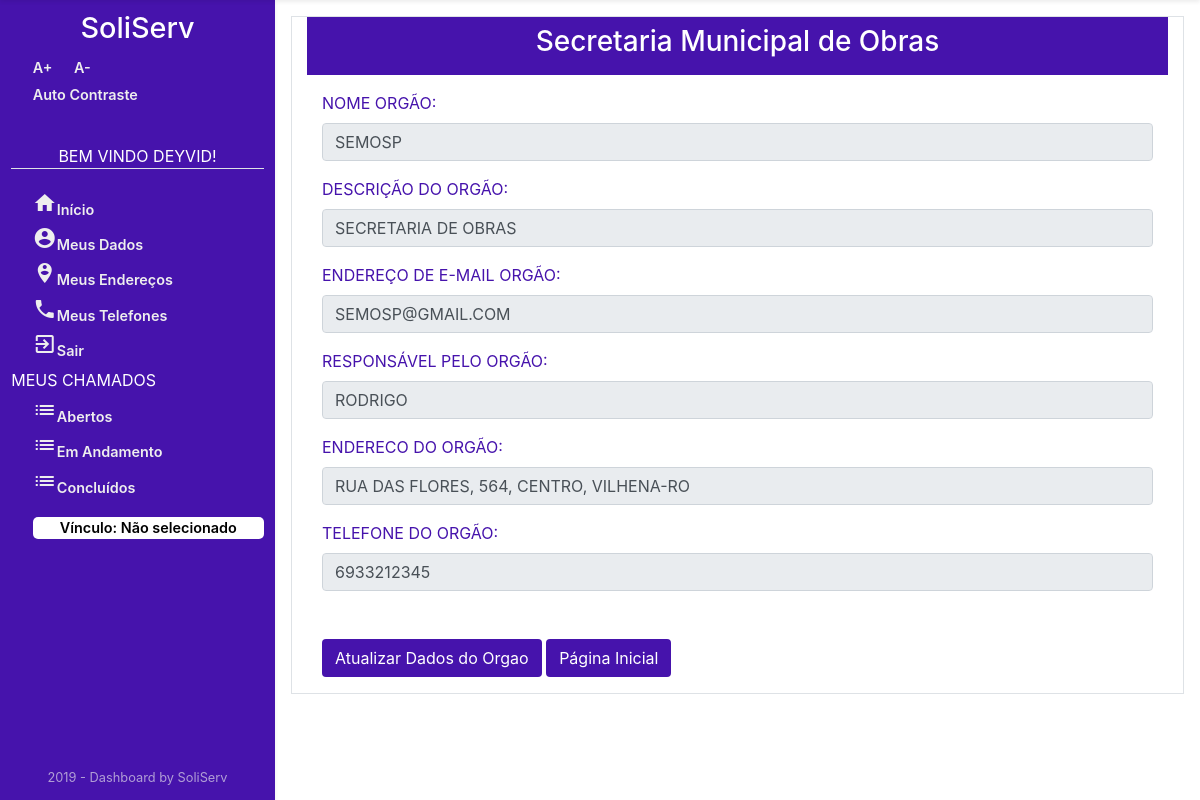
/Orgao/OrgaoDados/ (signed in), run on an earlier commit of the app's database.
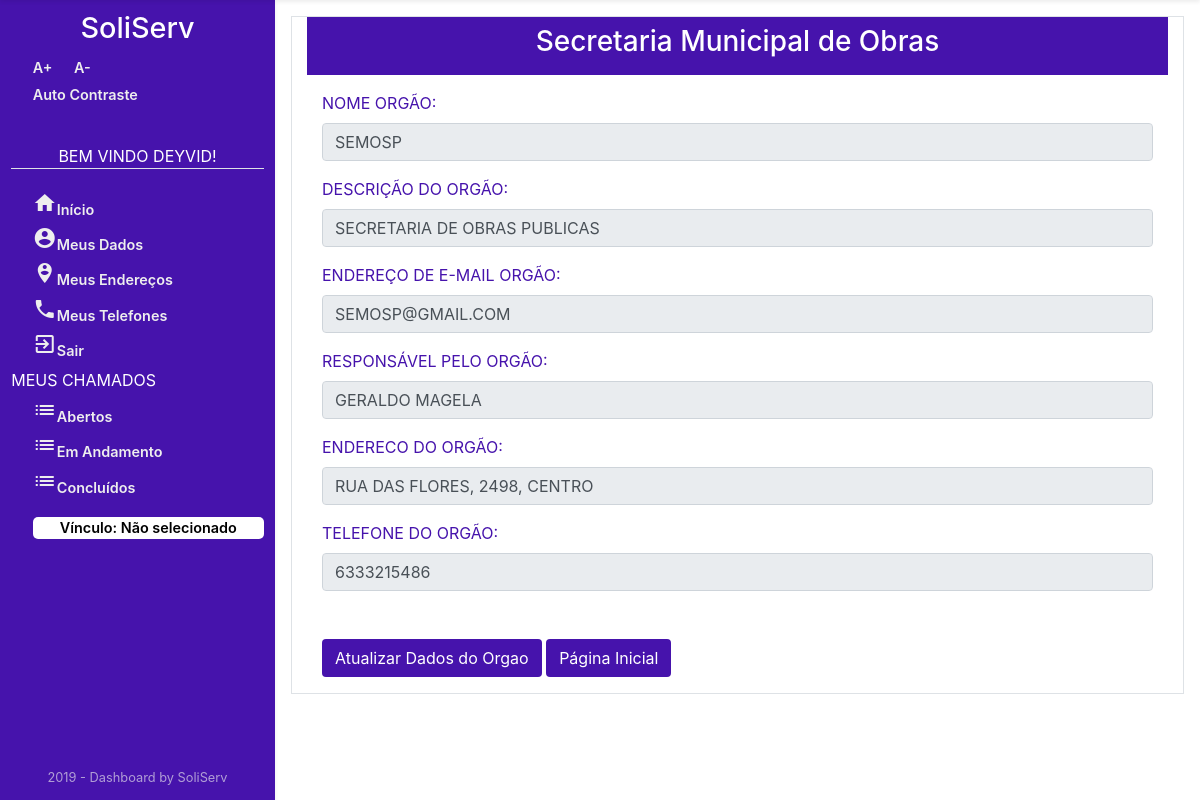
And on a later commit of the database.
### Orgao/models.py (models this page shows, shortened)
class Orgao(models.Model):
    nomeOrgao = models.CharField('NOME ORGÃO', max_length=45)
    descricao = models.CharField('DESCRIÇÃO', max_length=100)
    emailOrgao = models.CharField('EMAIL ORGÃO', max_length=45)
    nomeResponsavelOrgao = models.CharField(
        'RESPONSÁVEL PELO ÓRGÃO', max_length=45)
    enderecoOrgao = models.CharField('ENDERECO ORGÃO', max_length=45, default="")
    telefoneOrgao = models.IntegerField('TELEFONE ORGÃO')
    class Meta:
        verbose_name = "Orgao"
        verbose_name_plural = "Orgao"

### Orgao/views.py (the view)
# urls.py: path('OrgaoDados/', views.orgaoList, name='dados_orgao'),
def orgaoList(request):
    orgao_list = Orgao.objects.all()
    context = {'orgao_list': orgao_list}
    if not request.user.is_authenticated:
        return render(request, 'Usuario/acessoNegado.html')
    else:
        return render(request, 'Orgao/dadosOrgao.html', context)

### Orgao/templates/Orgao/dadosOrgao.html (shortened to what this page needs)
{% extends "sistemaDeGestaoDeServicosPublicos/index1.html" %}
{% block centro %}
<main id="Orgao" class="container border">
    <div id="tituloOrgao" class="container pb-2 pt-2">
        <h3>Secretaria Municipal de Obras</h3>
    </div>
    <div class="container">
    {% block centroOrgao %}
    {% if orgao_list %}
    {% for dados in orgao_list %}
    <form>
        <div class=""
            style="color: #4613ac; display: flex; flex-direction: column; justify-content: space-around; ">
            <div class="mt-3">
                <label style="text-transform: uppercase;" for="Nome">Nome Orgão: </label>
                <input style="text-transform: uppercase;" type="text" class="form-control" disabled id="nome"
                    value="{{dados.nomeOrgao}}">
            </div>
            <div class="mt-3" style="text-transform: uppercase;">
                <label for="SobreNome">Descrição do Orgão:</label>
                <input style="text-transform: uppercase;" type="text" class="form-control" disabled id="SobreNome"
                    value="{{dados.descricao}}">
            </div>
            <div class="mt-3">
                <label style="text-transform: uppercase;" for="email">Endereço de E-mail Orgão: </label>
                <input style="text-transform: uppercase;" type="text" class="form-control" disabled id="email"
                    value="{{dados.emailOrgao}}">
            </div>
            <div class="mt-3">
                <label style="text-transform: uppercase;" for="email">Responsável pelo Orgão: </label>
                <input style="text-transform: uppercase;" type="text" class="form-control" disabled id="email"
                    value="{{dados.nomeResponsavelOrgao}}">
            </div>
            <div class="mt-3">
                <label style="text-transform: uppercase;" for="email">Endereco do Orgão: </label>
                <input style="text-transform: uppercase;" type="text" class="form-control" disabled id="email"
                    value="{{dados.enderecoOrgao}}">
            </div>
            <div class="mt-3 mb-5">
                <label style="text-transform: uppercase;" for="email">Telefone do Orgão: </label>
                <input style="text-transform: uppercase;" type="text" class="form-control" disabled id="email"
                    value="{{dados.telefoneOrgao}}">
            </div>
        </div>
        <a class="btn  mb-3" href="{% url 'Orgao:orgao_atualizar' dados.id %}" title="Visualizar os dados do órgão" style="background: #4613ac; color: white;">Atualizar Dados do Orgao</a>
        <a class="btn  mb-3" href="{% url 'Orgao:orgao_index'%}"style="background: #4613ac; color: white;" title="Voltar a HomePage">Página Inicial</a>
    </form>
    {% endfor %}
    {% endif %}
    {% endblock %}
    </div>
</main>
{% endblock %}

### templates/sistemaDeGestaoDeServicosPublicos/index1.html (shortened to what this page needs)
<!DOCTYPE html>
<html lang="pt-br">
{% load staticfiles %}
<head>
    <link rel="stylesheet" href="https://stackpath.bootstrapcdn.com/bootstrap/4.3.1/css/bootstrap.min.css"
>
    <link href="https://unpkg.com/material-components-web@latest/dist/material-components-web.min.css" rel="stylesheet">
    <link rel="stylesheet" href="{% static 'css/dashboard-itens.css' %}">
    <link rel="stylesheet" href="{% static 'css/style.css' %}">
    <link rel="stylesheet" href="{% static 'css/zocial.css' %}">
</head>
<body class="acessibilidade" onresize="verificaSide()">
    <main class="main">
        <div class="sidebar shadow-sm" id="sidebar">
            <h1>SoliServ</h1>
            <div class="AcessibilidadeFontes">
                <a onClick="fonte('a');" title="Aumentar Tamanho da Fonte" href="#">A+</a>
                <a onClick="fonte('d');" title="Diminuir Tamanho da Fonte" href="#">A-</a>
            </div>
            {% if user.is_authenticated %}
            <a href="#altocontraste" id="altocontraste" accesskey="3" title="Auto Contraste"
                onclick="window.toggleContrast()" onkeydown="window.toggleContrast()">Auto
                Contraste</a> {% else %}
            <a class="border-bottom" href="#altocontraste" id="altocontraste" accesskey="3" title="Auto Contraste"
                onclick="window.toggleContrast()" onkeydown="window.toggleContrast()">Auto
                Contraste</a> {% endif %} {% if user.is_authenticated %}
            <nav>
                <p class="border-bottom text-center naoMostrarMouse">Bem Vindo {{ user.first_name }}!</p>
                <a href="{% url 'index' %}" title="Página Inicial"><i class="material-icons mt-3">home</i>Início</a>
                <a href="{% url 'meusDados' %}" title="Meus Dados"><i class="material-icons"> account_circle</i>Meus
                    Dados</a>
                <a href="{% url 'listaEnderecos' %}" title="Meus Endereços"><i
                        class="material-icons">person_pin_circle</i>Meus Endereços</a>
                <a href="{% url 'listaTelefones' %}" title="Meus Telefones"><i class="material-icons">phone</i>Meus
                    Telefones</a>
                <a href="{% url 'logout' %}" title="Log-out"><i class="material-icons">exit_to_app</i>Sair</a>
                <p class="naoMostrarMouse">Meus Chamados</p>
                <a href="/" title="Chamados Em Aberto"><i class="material-icons">list</i>Abertos</a>
                <a href="/" title="Chamados Em Andamento "><i class="material-icons">list</i>Em Andamento</a>
                <a href="/" title="Chamados Concluídos"><i class="material-icons">list</i>Concluídos</a>
                {% if request.session.temVinculo %}
                <a class="mt-3 text-center" title="Clique para Escolher o Vínculo"
                    style="border-radius: 5px; background-color: white; color: black; "
                    href="{% url 'Orgao:retorna_Lotacao' %}">
                    {% if request.session.nomeVinculo %}
                    Vínculo: {{ request.session.nomeVinculo }}
                    {% else %}
                    Vínculo: Não selecionado
                    {% endif %}
                </a>
                {% endif %}
            </nav>
                {% endif %}
            <p class="credit m-0">2019 - Dashboard by SoliServ</p>
        </div>
        <body>
            <div class="content d-flex flex-column" id="content">
                <div>
                    {% block centro%}
                    {% endblock %}
                </div>
            </div>
        </body>
    </main>
</body>
</html>

### sistemaDeGestaoDeServicosPublicos/static/css/style.css (style rules this page uses)
:root { --tamanho-sidebar: 275px; --transicao: .5s ease-in; }
* { margin: 0; padding: 0; }
.main { display: flex; justify-content: space-between; position: absolute; top: 0; box-sizing: border-box; transition: var(--transicao); min-height: 100vh; width: 100%; border: 2px; }
.sidebar { position: fixed; width: 100%; max-width: var(--tamanho-sidebar); display: flex; flex-direction: column; box-sizing: border-box; padding: .7em; height: 100vh; transition: var(--transicao); left: 0; z-index: 4; background: #4613ac; color: #fff; }
.sidebar h1 { font-size: 1.8em; align-self: center; }
.sidebar nav { margin-top: 2em; display: flex; flex-direction: column; }
.sidebar p { margin: .2em 0; }
.sidebar a { text-decoration: none; color: #eee; margin: .2em 0; margin-left: 1.5em; font-weight: 600; font-size: .9em; }
.content { display: flex; max-width: calc(100% - var(--tamanho-sidebar)); box-sizing: border-box; width: 100%; position: absolute; right: 0; transition: var(--transicao); padding: 1em; height: 100%; }
.naoMostrarMouse { cursor: pointer; text-transform: uppercase; }
.credit { position: absolute; bottom: 1em; color: #eeeeeea2; font-size: .8em; align-self: center; }
#Orgao { display: block; }
#tituloOrgao { background: #4613ac; color: white; text-align: center; }
.AcessibilidadeFontes { display: flex; flex-direction: row; }

What changed in the data, as far as the page shows it:
removed Orgao: nomeOrgao "semosp", descricao "secretaria de obras", emailOrgao "semosp@gmail.com", nomeResponsavelOrgao "rodrigo", enderecoOrgao "rua das flores, 564, centro, vilhena-RO", telefoneOrgao "6933212345"
added Orgao: nomeOrgao "Semosp", descricao "secretaria de obras publicas", emailOrgao "semosp@gmail.com", nomeResponsavelOrgao "Geraldo Magela", enderecoOrgao "rua das flores, 2498, centro", telefoneOrgao "6333215486"
